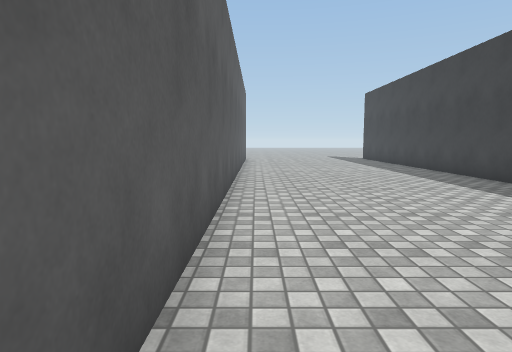
view 1 (above)

19 first-person views from a walk through a 3-D level made in the Unity game engine. The camera is 1.2 m above the floor, tilts 6° down and sees 75° across. The floor is counted in squares, 1 m on a side. Each view is taken from the middle of a square. On the plan, view 1 faces up. The plan holds only what a view shows up to about 14 squares ahead; the rest is blank. The place goes on beyond the plan. Surface patterns are stand-ins for the level's own textures.

view 2
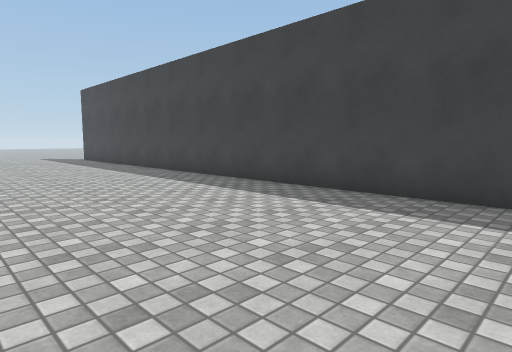

view 3
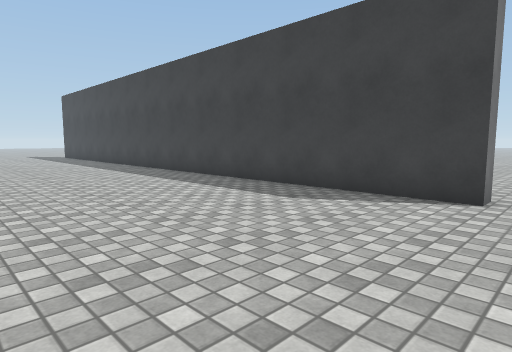

view 4
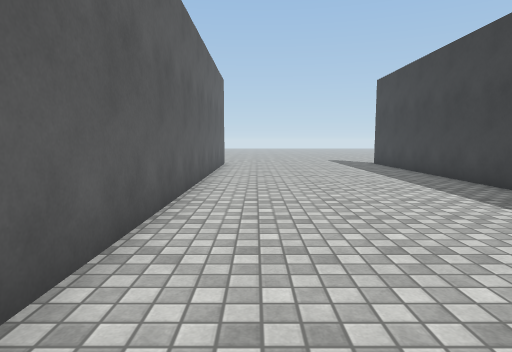

view 5
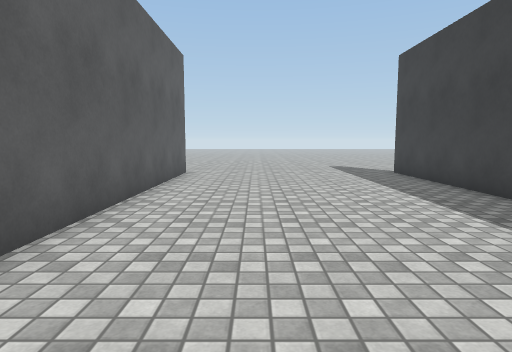

view 6
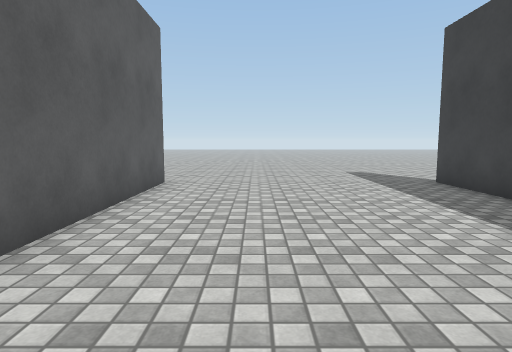

view 7
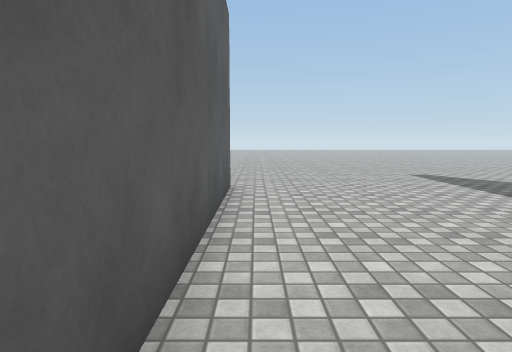

view 8
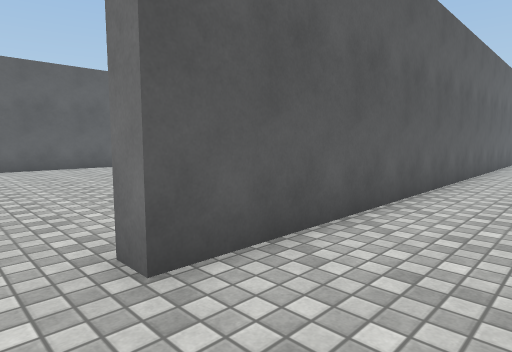

view 9
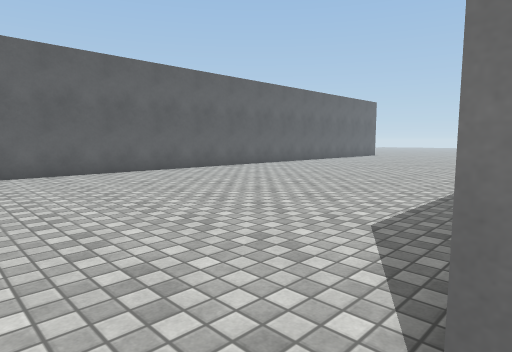

view 10
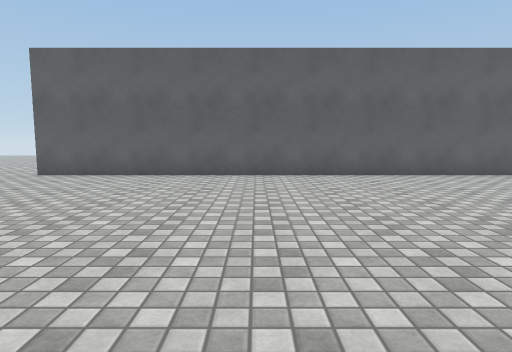

view 11
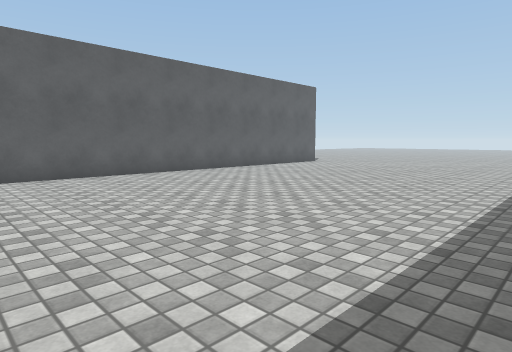

view 12
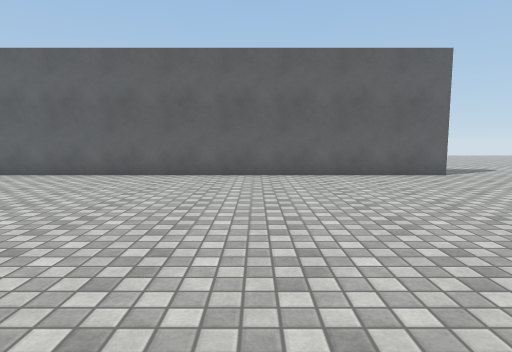

view 13
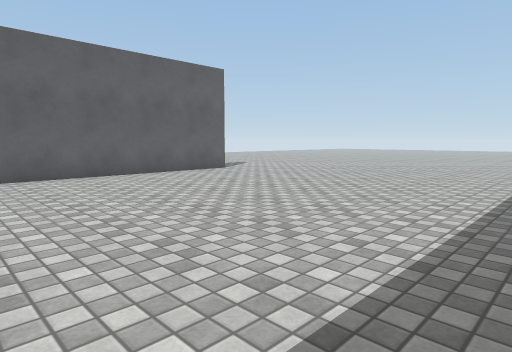

view 14
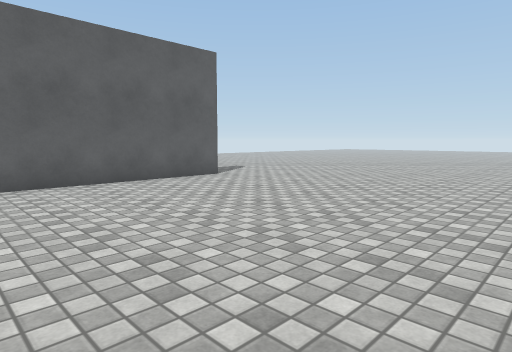

view 15
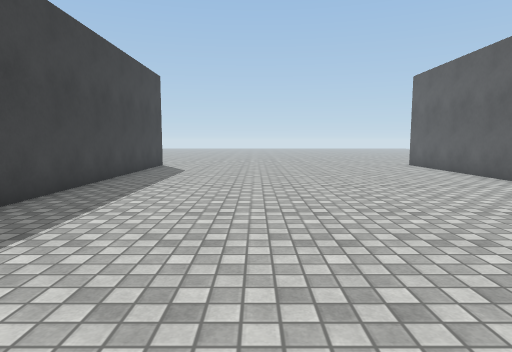

view 16
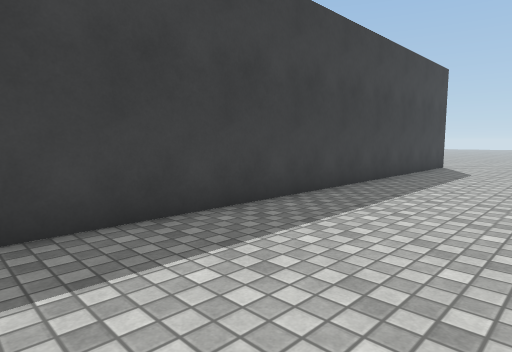

view 17
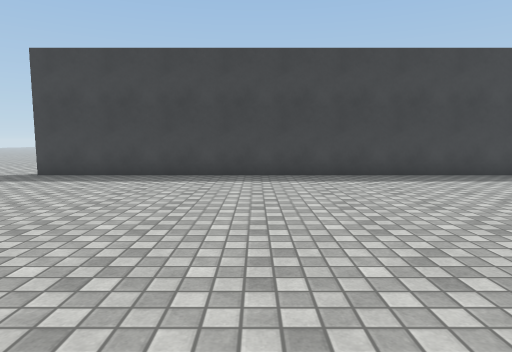

view 18
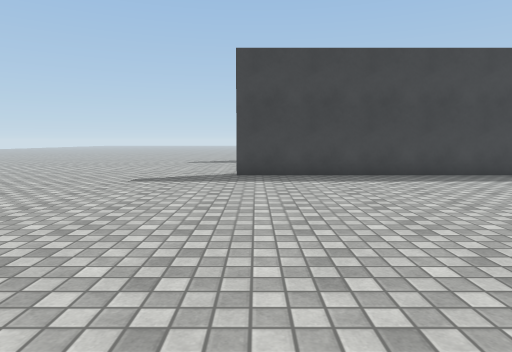

view 19
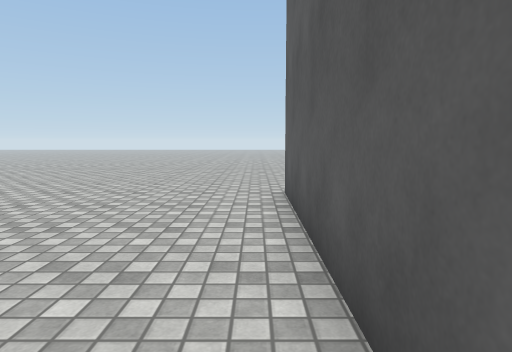

### Floor plan
Points are (right, up) in squares from view 1. A wall is a line through its corners. A room is listed if a view was taken in it or the views show most of it. See-through windows are left out.
Room 1 (views 1, 2, 3, 4, 5, 6, 7, 8, 9)
walls: (8, -2.7) (7.3, -2.7) (7.3, 22.8); (-0.7, 22.8) (-0.7, -2.7) (-1.4, -2.7)
ways out: opening at (-1, -3.5) to room 2; gap at (-1, 23) to room 2; opening at (7.5, -3.5); opening at (7.5, 23)
Room 2 (views 10, 11, 12, 13, 14, 15, 16, 17, 18, 19)
walls: (-1.3, -1.2) (-1.3, 22.8); (-13.7, 22.8) (-13.7, -2.8)
ways out: opening at (-1, -3.5) to room 1; gap at (-1, 23) to room 1; opening at (-14, -3.5); gap at (-14, 23)

Where each view was taken, in squares from view 1:
view 1: 0 up, 0 right, facing up
view 2: 0 up, 0 right, facing up-right
view 3: 4 down, 0 right, facing up-right
view 4: 5 up, 1 right, facing up
view 5: 10 up, 2 right, facing up
view 6: 13 up, 2 right, facing up
view 7: 14 up, 0 right, facing up
view 8: 4 down, 2 right, facing up-left
view 9: 4 down, 1 left, facing up-left
view 10: 5 up, 2 left, facing left
view 11: 6 up, 2 left, facing up-left
view 12: 16 up, 2 left, facing left
view 13: 13 up, 2 left, facing up-left
view 14: 15 up, 4 left, facing up-left
view 15: 14 up, 6 left, facing down
view 16: 14 up, 6 left, facing down-right
view 17: 15 up, 13 left, facing right
view 18: 22 up, 13 left, facing right
view 19: 5 up, 13 left, facing down
